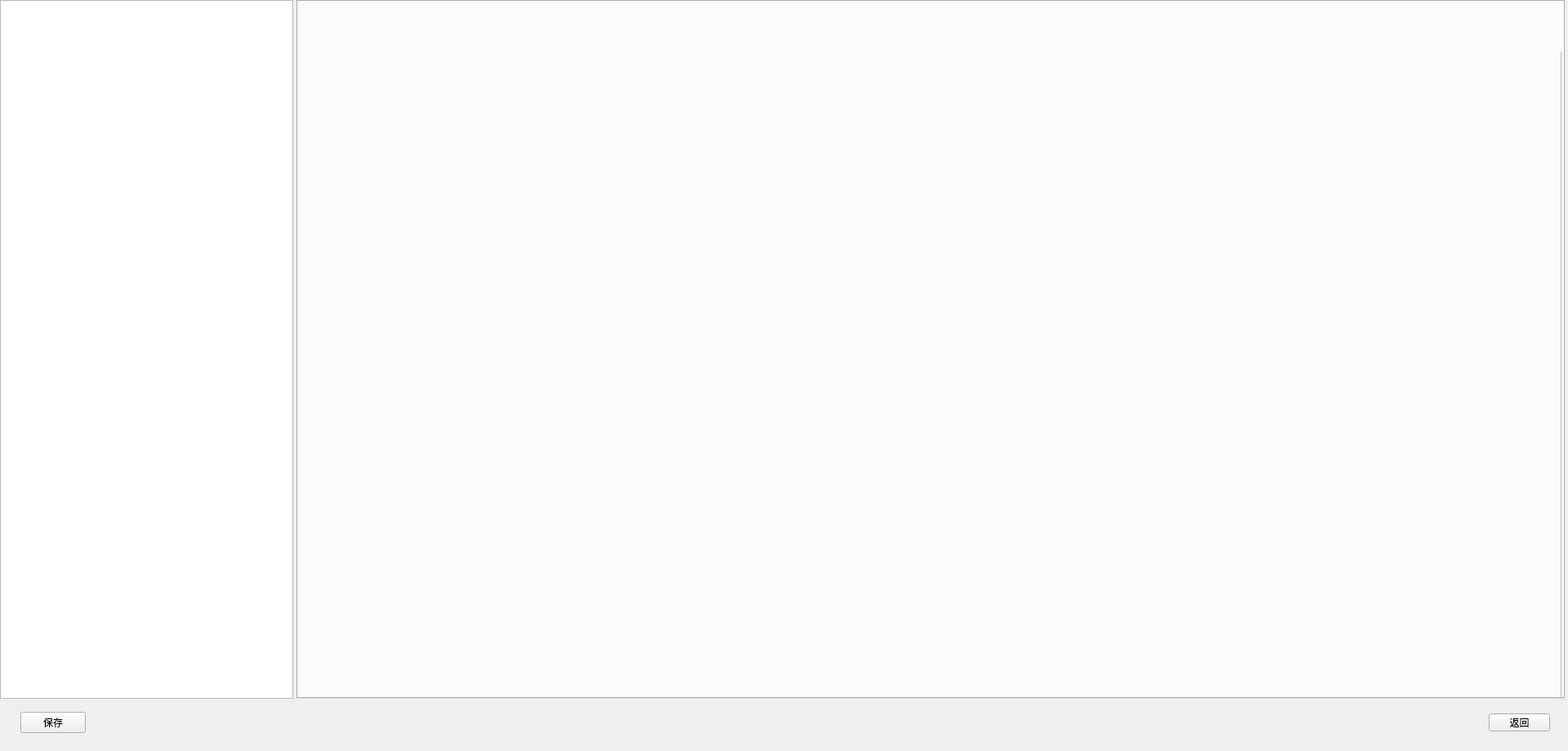
<?xml version="1.0" encoding="UTF-8"?>
<ui version="4.0">
 <class>ImParamWidget</class>
 <widget class="QWidget" name="ImParamWidget">
  <property name="enabled">
   <bool>true</bool>
  </property>
  <property name="geometry">
   <rect>
    <x>0</x>
    <y>0</y>
    <width>1920</width>
    <height>920</height>
   </rect>
  </property>
  <property name="windowTitle">
   <string notr="true">AssayParamWidget</string>
  </property>
  <widget class="QPushButton" name="flat_return">
   <property name="geometry">
    <rect>
     <x>1823</x>
     <y>874</y>
     <width>75</width>
     <height>22</height>
    </rect>
   </property>
   <property name="text">
    <string>返回</string>
   </property>
   <property name="buttons" stdset="0">
    <string notr="true">flat</string>
   </property>
  </widget>
  <widget class="QWidget" name="widget" native="true">
   <property name="geometry">
    <rect>
     <x>25</x>
     <y>870</y>
     <width>1271</width>
     <height>30</height>
    </rect>
   </property>
   <property name="minimumSize">
    <size>
     <width>0</width>
     <height>30</height>
    </size>
   </property>
   <property name="maximumSize">
    <size>
     <width>16777215</width>
     <height>30</height>
    </size>
   </property>
   <layout class="QHBoxLayout" name="horizontalLayout">
    <property name="spacing">
     <number>70</number>
    </property>
    <property name="leftMargin">
     <number>0</number>
    </property>
    <property name="topMargin">
     <number>0</number>
    </property>
    <property name="rightMargin">
     <number>0</number>
    </property>
    <property name="bottomMargin">
     <number>0</number>
    </property>
    <item>
     <widget class="QPushButton" name="flat_save">
      <property name="minimumSize">
       <size>
        <width>0</width>
        <height>0</height>
       </size>
      </property>
      <property name="maximumSize">
       <size>
        <width>16777215</width>
        <height>16777215</height>
       </size>
      </property>
      <property name="text">
       <string>保存</string>
      </property>
      <property name="buttons" stdset="0">
       <string notr="true">flat</string>
      </property>
     </widget>
    </item>
    <item>
     <spacer name="horizontalSpacer">
      <property name="orientation">
       <enum>Qt::Horizontal</enum>
      </property>
      <property name="sizeHint" stdset="0">
       <size>
        <width>40</width>
        <height>20</height>
       </size>
      </property>
     </spacer>
    </item>
   </layout>
  </widget>
  <widget class="QWidget" name="widget_1" native="true">
   <property name="geometry">
    <rect>
     <x>363</x>
     <y>0</y>
     <width>1553</width>
     <height>856</height>
    </rect>
   </property>
   <widget class="AssayDbgParamTabWidget" name="AssayParamTabWgt">
    <property name="geometry">
     <rect>
      <x>0</x>
      <y>0</y>
      <width>1553</width>
      <height>856</height>
     </rect>
    </property>
    <property name="minimumSize">
     <size>
      <width>1500</width>
      <height>856</height>
     </size>
    </property>
    <property name="contextMenuPolicy">
     <enum>Qt::DefaultContextMenu</enum>
    </property>
    <property name="tabBarAutoHide">
     <bool>true</bool>
    </property>
   </widget>
  </widget>
  <widget class="QTableView" name="AssayTable">
   <property name="geometry">
    <rect>
     <x>0</x>
     <y>0</y>
     <width>359</width>
     <height>856</height>
    </rect>
   </property>
   <property name="horizontalScrollBarPolicy">
    <enum>Qt::ScrollBarAlwaysOff</enum>
   </property>
   <property name="verticalScrollMode">
    <enum>QAbstractItemView::ScrollPerPixel</enum>
   </property>
   <property name="horizontalScrollMode">
    <enum>QAbstractItemView::ScrollPerPixel</enum>
   </property>
   <property name="showGrid">
    <bool>false</bool>
   </property>
   <attribute name="horizontalHeaderDefaultSectionSize">
    <number>90</number>
   </attribute>
   <attribute name="horizontalHeaderHighlightSections">
    <bool>false</bool>
   </attribute>
   <attribute name="horizontalHeaderStretchLastSection">
    <bool>true</bool>
   </attribute>
   <attribute name="verticalHeaderDefaultSectionSize">
    <number>45</number>
   </attribute>
  </widget>
  <widget class="QLabel" name="show_label">
   <property name="geometry">
    <rect>
     <x>363</x>
     <y>0</y>
     <width>1549</width>
     <height>856</height>
    </rect>
   </property>
   <property name="text">
    <string/>
   </property>
   <property name="borders" stdset="0">
    <string notr="true">all</string>
   </property>
  </widget>
  <widget class="QFrame" name="line_h_2">
   <property name="geometry">
    <rect>
     <x>0</x>
     <y>855</y>
     <width>359</width>
     <height>1</height>
    </rect>
   </property>
   <property name="frameShape">
    <enum>QFrame::StyledPanel</enum>
   </property>
   <property name="frameShadow">
    <enum>QFrame::Raised</enum>
   </property>
   <property name="lines" stdset="0">
    <string notr="true">solid</string>
   </property>
  </widget>
  <widget class="QFrame" name="line_v_2">
   <property name="geometry">
    <rect>
     <x>1911</x>
     <y>63</y>
     <width>1</width>
     <height>792</height>
    </rect>
   </property>
   <property name="frameShape">
    <enum>QFrame::StyledPanel</enum>
   </property>
   <property name="frameShadow">
    <enum>QFrame::Raised</enum>
   </property>
   <property name="lines" stdset="0">
    <string notr="true">solid</string>
   </property>
  </widget>
  <widget class="QFrame" name="line_v_3">
   <property name="geometry">
    <rect>
     <x>358</x>
     <y>0</y>
     <width>1</width>
     <height>856</height>
    </rect>
   </property>
   <property name="frameShape">
    <enum>QFrame::StyledPanel</enum>
   </property>
   <property name="frameShadow">
    <enum>QFrame::Raised</enum>
   </property>
   <property name="lines" stdset="0">
    <string notr="true">solid</string>
   </property>
  </widget>
  <widget class="QFrame" name="line_v_4">
   <property name="geometry">
    <rect>
     <x>0</x>
     <y>0</y>
     <width>1</width>
     <height>792</height>
    </rect>
   </property>
   <property name="frameShape">
    <enum>QFrame::StyledPanel</enum>
   </property>
   <property name="frameShadow">
    <enum>QFrame::Raised</enum>
   </property>
   <property name="lines" stdset="0">
    <string notr="true">solid</string>
   </property>
  </widget>
  <widget class="QFrame" name="line_h_3">
   <property name="geometry">
    <rect>
     <x>0</x>
     <y>0</y>
     <width>359</width>
     <height>1</height>
    </rect>
   </property>
   <property name="frameShape">
    <enum>QFrame::StyledPanel</enum>
   </property>
   <property name="frameShadow">
    <enum>QFrame::Raised</enum>
   </property>
   <property name="lines" stdset="0">
    <string notr="true">solid</string>
   </property>
  </widget>
  <zorder>widget</zorder>
  <zorder>widget_1</zorder>
  <zorder>flat_return</zorder>
  <zorder>AssayTable</zorder>
  <zorder>show_label</zorder>
  <zorder>line_h_2</zorder>
  <zorder>line_v_2</zorder>
  <zorder>line_v_3</zorder>
  <zorder>line_v_4</zorder>
  <zorder>line_h_3</zorder>
 </widget>
 <layoutdefault spacing="6" margin="11"/>
 <customwidgets>
  <customwidget>
   <class>AssayDbgParamTabWidget</class>
   <extends>QTabWidget</extends>
   <header>assaydbgparamtabwidget.h</header>
   <container>1</container>
  </customwidget>
 </customwidgets>
 <resources/>
 <connections/>
</ui>
